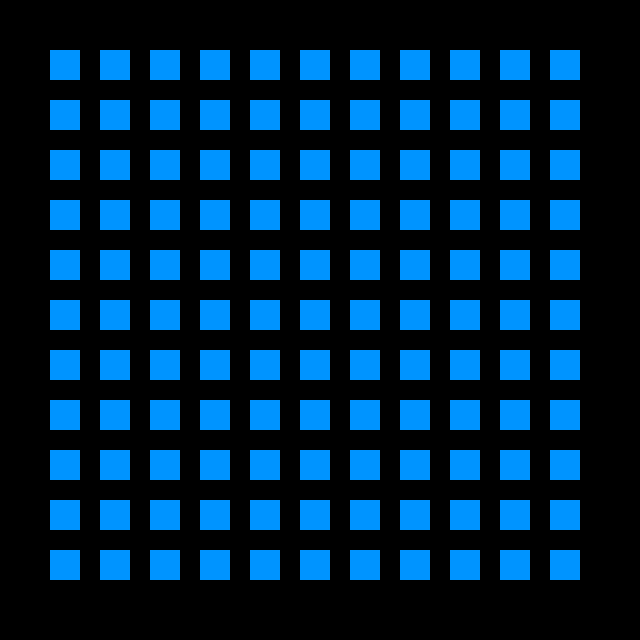
Frame 1 (no input)
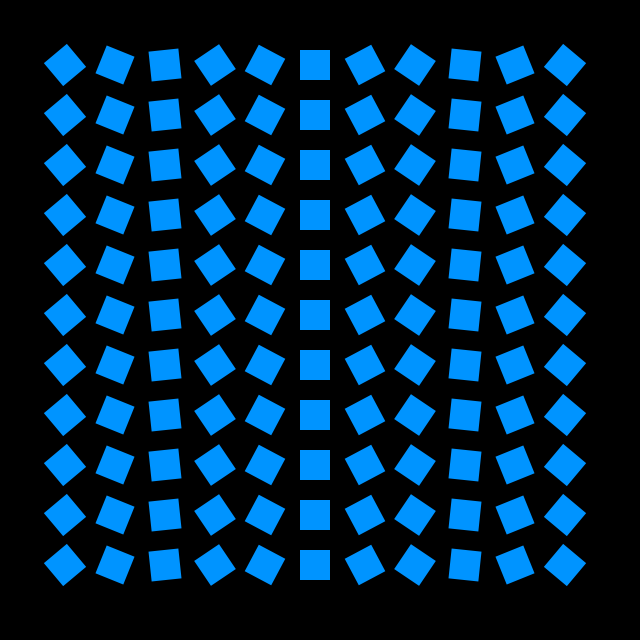
Frame 60 (the mouse pressed at the canvas centre just before this capture)
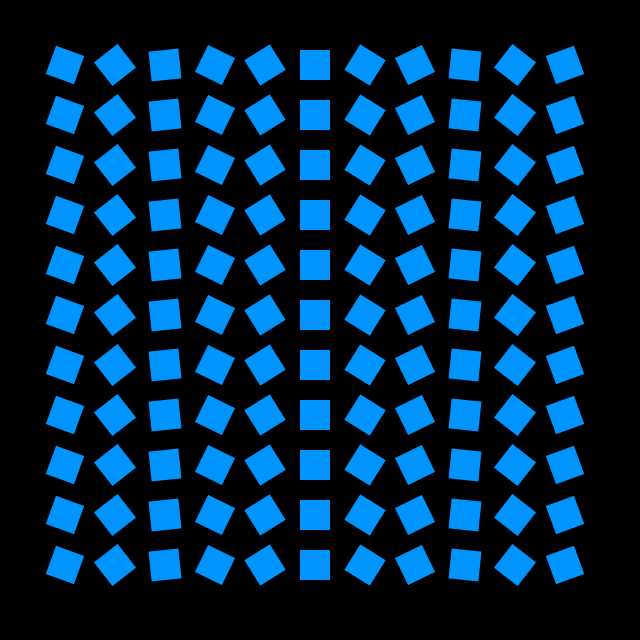
Frame 120 (the mouse held since frame 60 and released just before this capture)

The Processing sketch that drew these frames (run headless with seeded random() and noise(); from frame 60 on, the mouse is pressed at the canvas centre):

// Processing sketch: processing_621
// ── processing_621.pde

/**
 * Rotating Blocks
 * by Nigel Parker
 * 
 * Each column of blocks rotates at a different rate with the centre 
 * column remaining static and the left an right sides rotating in 
 * a different direction
 */
 
int [] r    =  new int[6];
int [] rVal =  new int[6];

void setup() {

  // Set up initial rotation speeds
  rVal[0]=10;
  rVal[1]=8;
  rVal[2]=6;
  rVal[3]=4;
  rVal[4]=2;
  rVal[5]=0;

  // Set the initial screen size etc  
  size(640,640); 
  smooth(); 
  noStroke();
  
}

void draw() 
{

    background(0);
    
    for(int i=0;i<6;i++)
    {
        int xxLeft  = 65  + (50 * i);
        int xxRight = 565 - (50 * i);
        
        // We will be drawing 11 boxes in a line
        for(int j=0;j<11;j++)
        {
          int yy = 65 + (50 * j);
          drawBox(xxLeft,yy,30,30,radians(r[i]));
          
          // Don't need to draw the centre column twice
          if (i < 5) 
          {
            drawBox(xxRight,yy,30,30,radians((-1 * r[i])));
          }
        }  
        r[i] = (r[i] + rVal[i]) % 360;        
    }

}

void drawBox(int x, int y, int w, int h, float rot)
{
  fill(0,148,255);
  
  // Move the origin of the co-ordinate system to be the
  // centre of the box we are going to draw
  translate(x,y); 
  
  // Rotate the co-ordinate system by the required amount
  rotate(rot);
  
  // Draw the rectangle based around the centre co-ordinates
  rectMode(CENTER);
  rect(0,0,w,h);  
  
  // Rotate the co-ordinate system back by the required amount  
  // We have to do this as rotate is cumulative
  rotate((rot * -1));  
  
  // Move the origin of the co-ordinate system back to 
  // its original position
  // We have to do this as translate is cumulative
  translate(-x,-y);  
}
